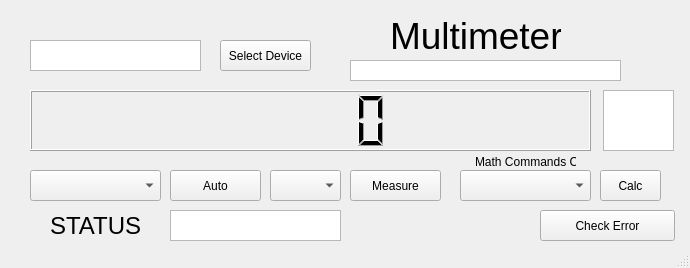
<?xml version="1.0" encoding="UTF-8"?>
<ui version="4.0">
 <class>MainWindow</class>
 <widget class="QMainWindow" name="MainWindow">
  <property name="geometry">
   <rect>
    <x>0</x>
    <y>0</y>
    <width>690</width>
    <height>268</height>
   </rect>
  </property>
  <property name="minimumSize">
   <size>
    <width>690</width>
    <height>268</height>
   </size>
  </property>
  <property name="maximumSize">
   <size>
    <width>690</width>
    <height>268</height>
   </size>
  </property>
  <property name="windowTitle">
   <string>MainWindow</string>
  </property>
  <widget class="QWidget" name="centralwidget">
   <widget class="QComboBox" name="modeSelector">
    <property name="geometry">
     <rect>
      <x>30</x>
      <y>170</y>
      <width>131</width>
      <height>31</height>
     </rect>
    </property>
   </widget>
   <widget class="QPushButton" name="measureButton">
    <property name="geometry">
     <rect>
      <x>350</x>
      <y>170</y>
      <width>91</width>
      <height>31</height>
     </rect>
    </property>
    <property name="text">
     <string>Measure</string>
    </property>
   </widget>
   <widget class="QTextBrowser" name="textBrowser">
    <property name="geometry">
     <rect>
      <x>30</x>
      <y>40</y>
      <width>171</width>
      <height>31</height>
     </rect>
    </property>
   </widget>
   <widget class="QPushButton" name="confirmButton">
    <property name="geometry">
     <rect>
      <x>220</x>
      <y>40</y>
      <width>91</width>
      <height>31</height>
     </rect>
    </property>
    <property name="text">
     <string>Select Device</string>
    </property>
   </widget>
   <widget class="QLabel" name="label_5">
    <property name="geometry">
     <rect>
      <x>390</x>
      <y>10</y>
      <width>171</width>
      <height>51</height>
     </rect>
    </property>
    <property name="font">
     <font>
      <pointsize>28</pointsize>
     </font>
    </property>
    <property name="text">
     <string>Multimeter</string>
    </property>
   </widget>
   <widget class="QPushButton" name="checkErrorButton">
    <property name="geometry">
     <rect>
      <x>540</x>
      <y>210</y>
      <width>135</width>
      <height>31</height>
     </rect>
    </property>
    <property name="text">
     <string>Check Error</string>
    </property>
   </widget>
   <widget class="QTextBrowser" name="nameOfDeviceTextBrowser">
    <property name="geometry">
     <rect>
      <x>350</x>
      <y>60</y>
      <width>271</width>
      <height>21</height>
     </rect>
    </property>
    <property name="font">
     <font>
      <pointsize>7</pointsize>
     </font>
    </property>
   </widget>
   <widget class="QTextBrowser" name="statusTextBrowser">
    <property name="geometry">
     <rect>
      <x>170</x>
      <y>210</y>
      <width>171</width>
      <height>31</height>
     </rect>
    </property>
   </widget>
   <widget class="QLabel" name="label_8">
    <property name="geometry">
     <rect>
      <x>50</x>
      <y>215</y>
      <width>91</width>
      <height>21</height>
     </rect>
    </property>
    <property name="font">
     <font>
      <pointsize>18</pointsize>
     </font>
    </property>
    <property name="text">
     <string>STATUS:</string>
    </property>
   </widget>
   <widget class="QLCDNumber" name="valueDisplay">
    <property name="geometry">
     <rect>
      <x>30</x>
      <y>90</y>
      <width>561</width>
      <height>61</height>
     </rect>
    </property>
    <property name="toolTip">
     <string>&lt;html&gt;&lt;head/&gt;&lt;body&gt;&lt;p&gt;&lt;br/&gt;&lt;/p&gt;&lt;/body&gt;&lt;/html&gt;</string>
    </property>
    <property name="styleSheet">
     <string notr="true"/>
    </property>
   </widget>
   <widget class="QPushButton" name="autoMeasureButton">
    <property name="geometry">
     <rect>
      <x>170</x>
      <y>170</y>
      <width>91</width>
      <height>31</height>
     </rect>
    </property>
    <property name="text">
     <string>Auto</string>
    </property>
   </widget>
   <widget class="QTextBrowser" name="rangeInfoTextBrowser">
    <property name="geometry">
     <rect>
      <x>603</x>
      <y>90</y>
      <width>71</width>
      <height>61</height>
     </rect>
    </property>
    <property name="font">
     <font>
      <pointsize>28</pointsize>
     </font>
    </property>
   </widget>
   <widget class="QComboBox" name="metricPrefixSelector">
    <property name="geometry">
     <rect>
      <x>270</x>
      <y>170</y>
      <width>71</width>
      <height>31</height>
     </rect>
    </property>
   </widget>
   <widget class="QComboBox" name="calcModeSelector">
    <property name="geometry">
     <rect>
      <x>460</x>
      <y>170</y>
      <width>131</width>
      <height>31</height>
     </rect>
    </property>
   </widget>
   <widget class="QLabel" name="label">
    <property name="geometry">
     <rect>
      <x>475</x>
      <y>154</y>
      <width>101</width>
      <height>16</height>
     </rect>
    </property>
    <property name="text">
     <string>Math Commands Calc</string>
    </property>
   </widget>
   <widget class="QPushButton" name="calcButton">
    <property name="geometry">
     <rect>
      <x>600</x>
      <y>170</y>
      <width>61</width>
      <height>31</height>
     </rect>
    </property>
    <property name="text">
     <string>Calc</string>
    </property>
   </widget>
  </widget>
  <widget class="QStatusBar" name="statusbar"/>
 </widget>
 <resources/>
 <connections/>
</ui>
